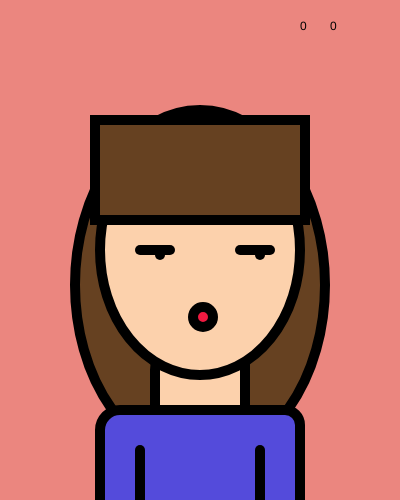
Frame 1 (no input)
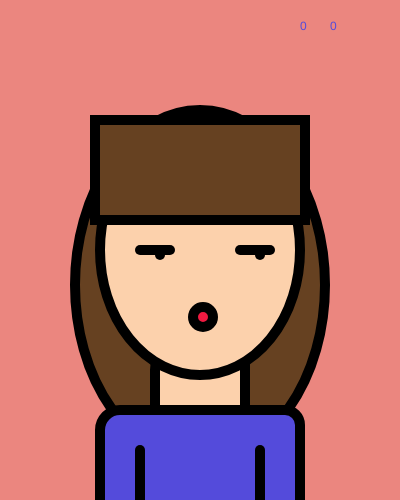
Frame 60 (no input)
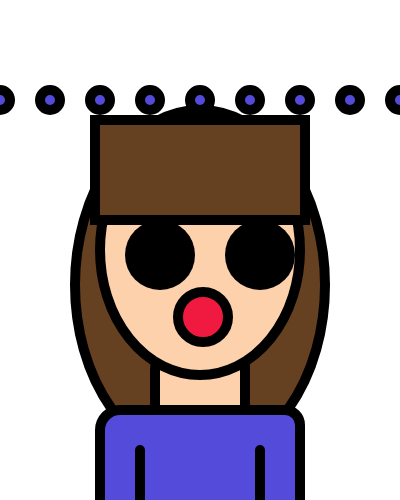
Frame 120 (the mouse pressed at the canvas centre since frame 60)

The p5.js sketch that drew these frames (run headless with seeded random() and noise() and a simulated clock; from frame 60 on, the mouse is pressed at the canvas centre):

// p5.js sketch
// ── sketch.js
function setup() {
  createCanvas(400, 500);
}

function draw() {
  background(235, 134, 127);
  text(mouseX, 300, 30);
  text(mouseY, 330, 30);
  //coordinates//
  if(mouseIsPressed){
  push()
  background(255, 255, 255);
  pop()
  }
  //bg turns white when pressed//
  if(mouseIsPressed){
  pop()
  for (var x=0; x <= width; x = x + 50)
  ellipse(x,100,20,20);
  push()
  }
  //dots!!//
  strokeWeight(10);
  fill(102, 65, 33);
  ellipse(200, 285, 250, 350);
  //back of hair//
  
  fill(252, 209, 172);
  rect(155, 350, 90, 200, 20, 15, 10, 5);
  ellipse(200, 250, 200, 250);
  //head//
  fill(102, 65, 33);
  rect(95, 120, 210, 100);
  //bangyang//
  line(140, 250, 170, 250);
  line(240, 250, 270, 250);
  point(160, 255);
  point(260, 255);
  //eyes//
  if(mouseIsPressed){
  push()
  strokeWeight(70)
  point(160, 255);
  point(260, 255);
  pop() 
  }
  //big eyes when pressed//
  fill(240, 26, 65);
  ellipse(203, 317, 20, 20);
  //mouf//
  
  if(mouseIsPressed){
    push()
    ellipse(203, 317, 50, 50);
    pop()
  }
  //big mouf//
  fill(84, 75, 219);
  rect(100, 410, 200, 120, 20, 15, 10, 5);
  //body//
  line(260, 450, 260, 500);
  //left arm//
  line(140, 450, 140, 500); 
  //right arm//
  
}
